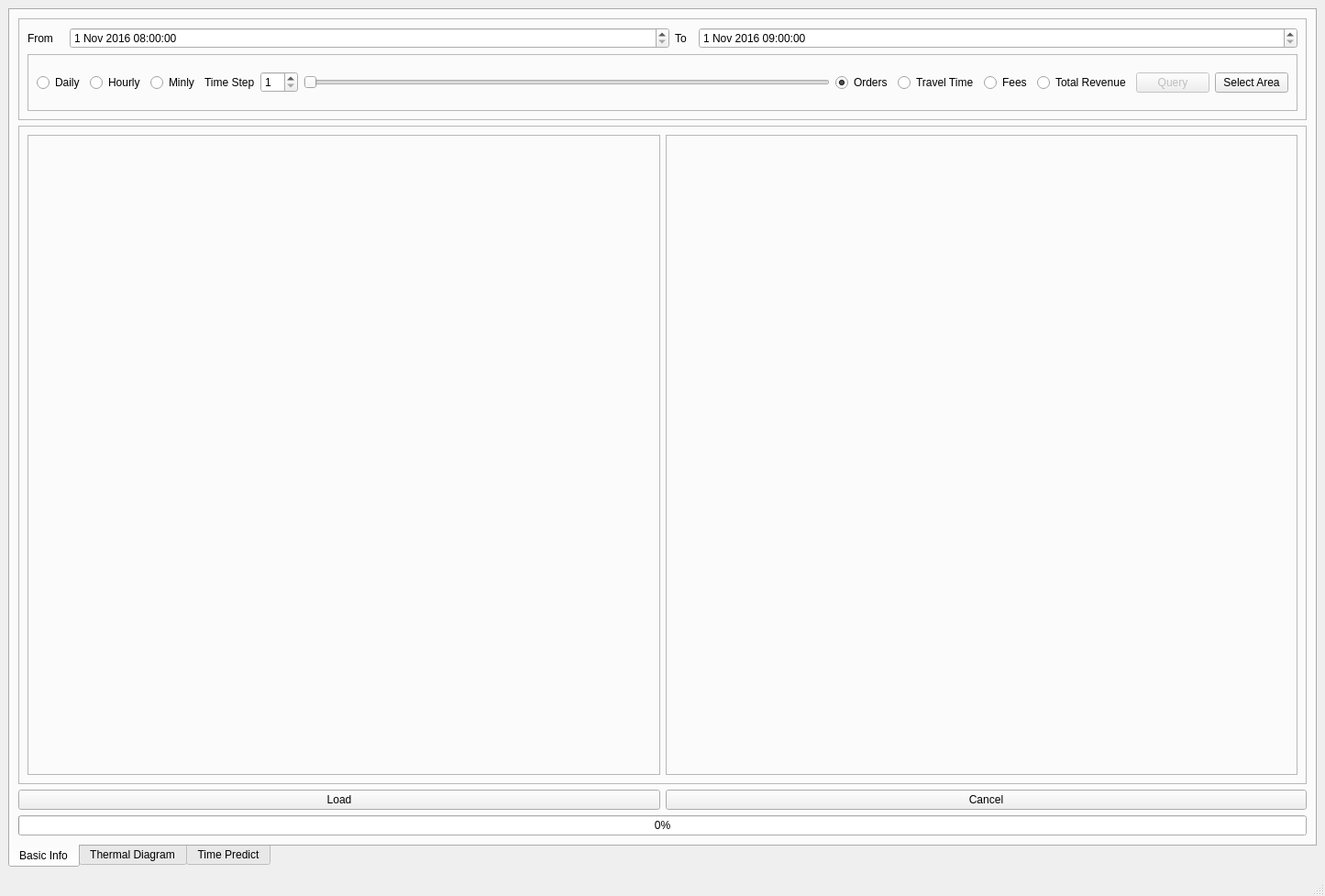
<?xml version="1.0" encoding="UTF-8"?>
<ui version="4.0">
 <class>MainWindow</class>
 <widget class="QMainWindow" name="MainWindow">
  <property name="geometry">
   <rect>
    <x>0</x>
    <y>0</y>
    <width>1445</width>
    <height>977</height>
   </rect>
  </property>
  <property name="windowTitle">
   <string>MainWindow</string>
  </property>
  <widget class="QWidget" name="centralWidget">
   <layout class="QGridLayout" name="gridLayout">
    <item row="0" column="0">
     <widget class="QTabWidget" name="tabWidget">
      <property name="enabled">
       <bool>true</bool>
      </property>
      <property name="focusPolicy">
       <enum>Qt::NoFocus</enum>
      </property>
      <property name="tabPosition">
       <enum>QTabWidget::South</enum>
      </property>
      <property name="currentIndex">
       <number>0</number>
      </property>
      <widget class="QWidget" name="infoTab">
       <property name="enabled">
        <bool>true</bool>
       </property>
       <attribute name="title">
        <string>Basic Info</string>
       </attribute>
       <layout class="QVBoxLayout" name="verticalLayout">
        <item>
         <widget class="QFrame" name="frameQuery">
          <property name="maximumSize">
           <size>
            <width>16777215</width>
            <height>111</height>
           </size>
          </property>
          <property name="frameShape">
           <enum>QFrame::StyledPanel</enum>
          </property>
          <property name="frameShadow">
           <enum>QFrame::Raised</enum>
          </property>
          <layout class="QVBoxLayout" name="verticalLayout_3">
           <item>
            <layout class="QHBoxLayout" name="horizontalLayout_5">
             <item>
              <widget class="QLabel" name="labelFrom">
               <property name="maximumSize">
                <size>
                 <width>40</width>
                 <height>50</height>
                </size>
               </property>
               <property name="text">
                <string>From</string>
               </property>
              </widget>
             </item>
             <item>
              <widget class="QDateTimeEdit" name="startTime">
               <property name="dateTime">
                <datetime>
                 <hour>8</hour>
                 <minute>0</minute>
                 <second>0</second>
                 <year>2016</year>
                 <month>11</month>
                 <day>1</day>
                </datetime>
               </property>
               <property name="time">
                <time>
                 <hour>8</hour>
                 <minute>0</minute>
                 <second>0</second>
                </time>
               </property>
               <property name="maximumDateTime">
                <datetime>
                 <hour>23</hour>
                 <minute>59</minute>
                 <second>59</second>
                 <year>2016</year>
                 <month>11</month>
                 <day>15</day>
                </datetime>
               </property>
               <property name="minimumDateTime">
                <datetime>
                 <hour>0</hour>
                 <minute>0</minute>
                 <second>0</second>
                 <year>2016</year>
                 <month>11</month>
                 <day>1</day>
                </datetime>
               </property>
              </widget>
             </item>
             <item>
              <widget class="QLabel" name="labelTo">
               <property name="maximumSize">
                <size>
                 <width>20</width>
                 <height>16777215</height>
                </size>
               </property>
               <property name="text">
                <string>To</string>
               </property>
              </widget>
             </item>
             <item>
              <widget class="QDateTimeEdit" name="endTime">
               <property name="dateTime">
                <datetime>
                 <hour>9</hour>
                 <minute>0</minute>
                 <second>0</second>
                 <year>2016</year>
                 <month>11</month>
                 <day>1</day>
                </datetime>
               </property>
               <property name="time">
                <time>
                 <hour>9</hour>
                 <minute>0</minute>
                 <second>0</second>
                </time>
               </property>
               <property name="maximumDateTime">
                <datetime>
                 <hour>23</hour>
                 <minute>59</minute>
                 <second>59</second>
                 <year>2016</year>
                 <month>11</month>
                 <day>15</day>
                </datetime>
               </property>
               <property name="minimumDateTime">
                <datetime>
                 <hour>0</hour>
                 <minute>0</minute>
                 <second>0</second>
                 <year>2016</year>
                 <month>11</month>
                 <day>1</day>
                </datetime>
               </property>
              </widget>
             </item>
            </layout>
           </item>
           <item>
            <widget class="QFrame" name="frameTimeStep">
             <property name="frameShape">
              <enum>QFrame::StyledPanel</enum>
             </property>
             <property name="frameShadow">
              <enum>QFrame::Raised</enum>
             </property>
             <layout class="QHBoxLayout" name="horizontalLayout_4">
              <item>
               <layout class="QHBoxLayout" name="stepLayout">
                <item>
                 <widget class="QRadioButton" name="dailyButton">
                  <property name="text">
                   <string>Daily</string>
                  </property>
                 </widget>
                </item>
                <item>
                 <widget class="QRadioButton" name="hourButton">
                  <property name="text">
                   <string>Hourly</string>
                  </property>
                 </widget>
                </item>
                <item>
                 <widget class="QRadioButton" name="minButton">
                  <property name="text">
                   <string>Minly</string>
                  </property>
                  <property name="checked">
                   <bool>true</bool>
                  </property>
                 </widget>
                </item>
                <item>
                 <widget class="QLabel" name="label">
                  <property name="text">
                   <string>Time Step</string>
                  </property>
                 </widget>
                </item>
                <item>
                 <widget class="QSpinBox" name="timeStepBox">
                  <property name="minimum">
                   <number>1</number>
                  </property>
                  <property name="maximum">
                   <number>60</number>
                  </property>
                 </widget>
                </item>
                <item>
                 <widget class="QSlider" name="stepSlider">
                  <property name="minimum">
                   <number>1</number>
                  </property>
                  <property name="maximum">
                   <number>60</number>
                  </property>
                  <property name="orientation">
                   <enum>Qt::Horizontal</enum>
                  </property>
                 </widget>
                </item>
               </layout>
              </item>
              <item>
               <widget class="QRadioButton" name="orderButton">
                <property name="text">
                 <string>Orders</string>
                </property>
                <property name="checked">
                 <bool>true</bool>
                </property>
               </widget>
              </item>
              <item>
               <widget class="QRadioButton" name="timeButton">
                <property name="text">
                 <string>Travel Time</string>
                </property>
               </widget>
              </item>
              <item>
               <widget class="QRadioButton" name="feesButton">
                <property name="text">
                 <string>Fees</string>
                </property>
               </widget>
              </item>
              <item>
               <widget class="QRadioButton" name="revenueButton">
                <property name="text">
                 <string>Total Revenue</string>
                </property>
               </widget>
              </item>
              <item>
               <layout class="QHBoxLayout" name="horizontalLayout_6">
                <item>
                 <widget class="QPushButton" name="queryButton">
                  <property name="enabled">
                   <bool>false</bool>
                  </property>
                  <property name="text">
                   <string>Query</string>
                  </property>
                 </widget>
                </item>
                <item>
                 <widget class="QPushButton" name="selectButton">
                  <property name="text">
                   <string>Select Area</string>
                  </property>
                 </widget>
                </item>
               </layout>
              </item>
             </layout>
            </widget>
           </item>
          </layout>
         </widget>
        </item>
        <item>
         <widget class="QFrame" name="frameFigure">
          <property name="frameShape">
           <enum>QFrame::StyledPanel</enum>
          </property>
          <property name="frameShadow">
           <enum>QFrame::Raised</enum>
          </property>
          <layout class="QHBoxLayout" name="horizontalLayout_2">
           <item>
            <widget class="QFrame" name="frameMap">
             <property name="frameShape">
              <enum>QFrame::StyledPanel</enum>
             </property>
             <property name="frameShadow">
              <enum>QFrame::Raised</enum>
             </property>
             <layout class="QVBoxLayout" name="verticalLayout_2">
              <item>
               <widget class="QLabel" name="MapLabel">
                <property name="text">
                 <string/>
                </property>
                <property name="pixmap">
                 <pixmap resource="Figures.qrc">:/My/figures/Chengdu_Map.png</pixmap>
                </property>
               </widget>
              </item>
             </layout>
            </widget>
           </item>
           <item>
            <widget class="QFrame" name="frameChart">
             <property name="frameShape">
              <enum>QFrame::StyledPanel</enum>
             </property>
             <property name="frameShadow">
              <enum>QFrame::Raised</enum>
             </property>
             <layout class="QHBoxLayout" name="horizontalLayout"/>
            </widget>
           </item>
          </layout>
         </widget>
        </item>
        <item>
         <layout class="QHBoxLayout" name="LoadCancelLayout">
          <item>
           <widget class="QPushButton" name="startButton">
            <property name="text">
             <string>Load</string>
            </property>
           </widget>
          </item>
          <item>
           <widget class="QPushButton" name="cancelButton">
            <property name="text">
             <string>Cancel</string>
            </property>
           </widget>
          </item>
         </layout>
        </item>
        <item>
         <widget class="QProgressBar" name="progressBar">
          <property name="value">
           <number>0</number>
          </property>
         </widget>
        </item>
       </layout>
      </widget>
      <widget class="QWidget" name="thermalTab">
       <property name="enabled">
        <bool>true</bool>
       </property>
       <attribute name="title">
        <string>Thermal Diagram</string>
       </attribute>
       <layout class="QHBoxLayout" name="horizontalLayout_3">
        <item>
         <widget class="QFrame" name="ThermalFrame">
          <property name="frameShape">
           <enum>QFrame::StyledPanel</enum>
          </property>
          <property name="frameShadow">
           <enum>QFrame::Raised</enum>
          </property>
          <layout class="QVBoxLayout" name="verticalLayout_4">
           <item>
            <widget class="QFrame" name="timeFrame">
             <property name="sizePolicy">
              <sizepolicy hsizetype="Preferred" vsizetype="Minimum">
               <horstretch>0</horstretch>
               <verstretch>0</verstretch>
              </sizepolicy>
             </property>
             <property name="maximumSize">
              <size>
               <width>16777215</width>
               <height>60</height>
              </size>
             </property>
             <property name="frameShape">
              <enum>QFrame::StyledPanel</enum>
             </property>
             <property name="frameShadow">
              <enum>QFrame::Raised</enum>
             </property>
             <layout class="QHBoxLayout" name="horizontalLayout_7">
              <item>
               <widget class="QLabel" name="labelStep">
                <property name="maximumSize">
                 <size>
                  <width>80</width>
                  <height>16777215</height>
                 </size>
                </property>
                <property name="text">
                 <string>Time Step</string>
                </property>
               </widget>
              </item>
              <item>
               <widget class="QComboBox" name="stepComboBox">
                <property name="currentText">
                 <string>30min</string>
                </property>
                <property name="currentIndex">
                 <number>3</number>
                </property>
                <item>
                 <property name="text">
                  <string>1min</string>
                 </property>
                </item>
                <item>
                 <property name="text">
                  <string>5min</string>
                 </property>
                </item>
                <item>
                 <property name="text">
                  <string>10min</string>
                 </property>
                </item>
                <item>
                 <property name="text">
                  <string>30min</string>
                 </property>
                </item>
                <item>
                 <property name="text">
                  <string>1h</string>
                 </property>
                </item>
               </widget>
              </item>
              <item>
               <widget class="QLabel" name="label_3">
                <property name="maximumSize">
                 <size>
                  <width>40</width>
                  <height>16777215</height>
                 </size>
                </property>
                <property name="text">
                 <string>Time</string>
                </property>
               </widget>
              </item>
              <item>
               <widget class="QDateTimeEdit" name="startTimeEdit">
                <property name="enabled">
                 <bool>true</bool>
                </property>
                <property name="dateTime">
                 <datetime>
                  <hour>8</hour>
                  <minute>0</minute>
                  <second>0</second>
                  <year>2016</year>
                  <month>11</month>
                  <day>1</day>
                 </datetime>
                </property>
                <property name="maximumDateTime">
                 <datetime>
                  <hour>23</hour>
                  <minute>59</minute>
                  <second>59</second>
                  <year>2016</year>
                  <month>11</month>
                  <day>15</day>
                 </datetime>
                </property>
                <property name="minimumDateTime">
                 <datetime>
                  <hour>0</hour>
                  <minute>0</minute>
                  <second>0</second>
                  <year>2016</year>
                  <month>11</month>
                  <day>1</day>
                 </datetime>
                </property>
                <property name="maximumTime">
                 <time>
                  <hour>23</hour>
                  <minute>59</minute>
                  <second>59</second>
                 </time>
                </property>
               </widget>
              </item>
              <item>
               <widget class="QPushButton" name="pushButton">
                <property name="maximumSize">
                 <size>
                  <width>100</width>
                  <height>16777215</height>
                 </size>
                </property>
                <property name="text">
                 <string>Query</string>
                </property>
               </widget>
              </item>
             </layout>
            </widget>
           </item>
           <item>
            <widget class="QLabel" name="mapLabel">
             <property name="sizePolicy">
              <sizepolicy hsizetype="Preferred" vsizetype="Preferred">
               <horstretch>0</horstretch>
               <verstretch>0</verstretch>
              </sizepolicy>
             </property>
             <property name="text">
              <string/>
             </property>
             <property name="alignment">
              <set>Qt::AlignCenter</set>
             </property>
            </widget>
           </item>
           <item>
            <widget class="QFrame" name="frame">
             <property name="maximumSize">
              <size>
               <width>16777215</width>
               <height>43</height>
              </size>
             </property>
             <property name="frameShape">
              <enum>QFrame::StyledPanel</enum>
             </property>
             <property name="frameShadow">
              <enum>QFrame::Raised</enum>
             </property>
             <layout class="QHBoxLayout" name="horizontalLayout_9">
              <item>
               <widget class="QLabel" name="labelSlider">
                <property name="maximumSize">
                 <size>
                  <width>90</width>
                  <height>16777215</height>
                 </size>
                </property>
                <property name="text">
                 <string>Time Slider</string>
                </property>
               </widget>
              </item>
              <item>
               <widget class="QSlider" name="timeSlider">
                <property name="sizePolicy">
                 <sizepolicy hsizetype="Minimum" vsizetype="Fixed">
                  <horstretch>0</horstretch>
                  <verstretch>0</verstretch>
                 </sizepolicy>
                </property>
                <property name="minimum">
                 <number>1</number>
                </property>
                <property name="maximum">
                 <number>21600</number>
                </property>
                <property name="singleStep">
                 <number>30</number>
                </property>
                <property name="value">
                 <number>481</number>
                </property>
                <property name="orientation">
                 <enum>Qt::Horizontal</enum>
                </property>
               </widget>
              </item>
             </layout>
            </widget>
           </item>
          </layout>
         </widget>
        </item>
       </layout>
      </widget>
      <widget class="QWidget" name="PredictionTab">
       <attribute name="title">
        <string>Time Predict</string>
       </attribute>
       <layout class="QVBoxLayout" name="verticalLayout_5">
        <item>
         <widget class="QFrame" name="frame_2">
          <property name="sizePolicy">
           <sizepolicy hsizetype="Preferred" vsizetype="Maximum">
            <horstretch>0</horstretch>
            <verstretch>0</verstretch>
           </sizepolicy>
          </property>
          <property name="frameShape">
           <enum>QFrame::StyledPanel</enum>
          </property>
          <property name="frameShadow">
           <enum>QFrame::Raised</enum>
          </property>
          <layout class="QGridLayout" name="gridLayout_4">
           <item row="2" column="2">
            <widget class="QLabel" name="labelRouteDeparture">
             <property name="text">
              <string>Leave at</string>
             </property>
             <property name="alignment">
              <set>Qt::AlignRight|Qt::AlignTrailing|Qt::AlignVCenter</set>
             </property>
            </widget>
           </item>
           <item row="0" column="0">
            <widget class="QLabel" name="labelStationFrom">
             <property name="text">
              <string>From</string>
             </property>
             <property name="alignment">
              <set>Qt::AlignRight|Qt::AlignTrailing|Qt::AlignVCenter</set>
             </property>
            </widget>
           </item>
           <item row="2" column="0">
            <widget class="QLabel" name="labelStationTo">
             <property name="text">
              <string>To</string>
             </property>
             <property name="alignment">
              <set>Qt::AlignRight|Qt::AlignTrailing|Qt::AlignVCenter</set>
             </property>
            </widget>
           </item>
           <item row="0" column="2">
            <widget class="QLabel" name="labelSmartWeekday">
             <property name="text">
              <string>Weekday</string>
             </property>
             <property name="alignment">
              <set>Qt::AlignRight|Qt::AlignTrailing|Qt::AlignVCenter</set>
             </property>
            </widget>
           </item>
           <item row="2" column="3">
            <widget class="QTimeEdit" name="timeEditDeparture">
             <property name="dateTime">
              <datetime>
               <hour>8</hour>
               <minute>0</minute>
               <second>0</second>
               <year>2016</year>
               <month>11</month>
               <day>1</day>
              </datetime>
             </property>
             <property name="time">
              <time>
               <hour>8</hour>
               <minute>0</minute>
               <second>0</second>
              </time>
             </property>
            </widget>
           </item>
           <item row="0" column="3">
            <widget class="QComboBox" name="comboBoxWeekday">
             <property name="sizePolicy">
              <sizepolicy hsizetype="Expanding" vsizetype="Fixed">
               <horstretch>0</horstretch>
               <verstretch>0</verstretch>
              </sizepolicy>
             </property>
             <item>
              <property name="text">
               <string>Sunday</string>
              </property>
             </item>
             <item>
              <property name="text">
               <string>Monday</string>
              </property>
             </item>
             <item>
              <property name="text">
               <string>Tuesday</string>
              </property>
             </item>
             <item>
              <property name="text">
               <string>Wednesday</string>
              </property>
             </item>
             <item>
              <property name="text">
               <string>Thursday</string>
              </property>
             </item>
             <item>
              <property name="text">
               <string>Friday</string>
              </property>
             </item>
             <item>
              <property name="text">
               <string>Saturday</string>
              </property>
             </item>
            </widget>
           </item>
           <item row="5" column="1">
            <widget class="QPushButton" name="pushButtonRoutePlanning">
             <property name="enabled">
              <bool>false</bool>
             </property>
             <property name="text">
              <string>Plan Route</string>
             </property>
            </widget>
           </item>
           <item row="0" column="1">
            <widget class="QLineEdit" name="routeFromEdit">
             <property name="inputMask">
              <string/>
             </property>
            </widget>
           </item>
           <item row="2" column="1">
            <widget class="QLineEdit" name="routeToEdit"/>
           </item>
           <item row="5" column="3">
            <widget class="QPushButton" name="estimateTimeButton">
             <property name="enabled">
              <bool>false</bool>
             </property>
             <property name="text">
              <string>Estimate Time</string>
             </property>
            </widget>
           </item>
          </layout>
         </widget>
        </item>
        <item>
         <widget class="QFrame" name="frameRoute">
          <property name="sizePolicy">
           <sizepolicy hsizetype="Preferred" vsizetype="Expanding">
            <horstretch>0</horstretch>
            <verstretch>0</verstretch>
           </sizepolicy>
          </property>
          <property name="frameShape">
           <enum>QFrame::NoFrame</enum>
          </property>
          <property name="frameShadow">
           <enum>QFrame::Plain</enum>
          </property>
          <property name="lineWidth">
           <number>0</number>
          </property>
          <layout class="QGridLayout" name="layoutRoute">
           <property name="leftMargin">
            <number>0</number>
           </property>
           <property name="topMargin">
            <number>0</number>
           </property>
           <property name="rightMargin">
            <number>0</number>
           </property>
           <property name="bottomMargin">
            <number>0</number>
           </property>
           <item row="1" column="3">
            <widget class="QLabel" name="routeMapLabel">
             <property name="text">
              <string/>
             </property>
            </widget>
           </item>
           <item row="1" column="1">
            <widget class="QTableWidget" name="routeTable">
             <property name="enabled">
              <bool>true</bool>
             </property>
             <property name="sizePolicy">
              <sizepolicy hsizetype="Maximum" vsizetype="Expanding">
               <horstretch>0</horstretch>
               <verstretch>0</verstretch>
              </sizepolicy>
             </property>
             <property name="frameShape">
              <enum>QFrame::NoFrame</enum>
             </property>
             <property name="frameShadow">
              <enum>QFrame::Plain</enum>
             </property>
             <property name="lineWidth">
              <number>0</number>
             </property>
             <property name="editTriggers">
              <set>QAbstractItemView::NoEditTriggers</set>
             </property>
             <property name="selectionMode">
              <enum>QAbstractItemView::SingleSelection</enum>
             </property>
             <property name="showGrid">
              <bool>true</bool>
             </property>
             <property name="gridStyle">
              <enum>Qt::SolidLine</enum>
             </property>
             <attribute name="horizontalHeaderVisible">
              <bool>false</bool>
             </attribute>
             <attribute name="horizontalHeaderStretchLastSection">
              <bool>true</bool>
             </attribute>
             <row>
              <property name="text">
               <string>1</string>
              </property>
             </row>
             <column>
              <property name="text">
               <string>Step</string>
              </property>
             </column>
             <item row="0" column="0">
              <property name="text">
               <string>No Route</string>
              </property>
             </item>
            </widget>
           </item>
           <item row="1" column="2">
            <spacer name="horizontalSpacer">
             <property name="orientation">
              <enum>Qt::Horizontal</enum>
             </property>
             <property name="sizeType">
              <enum>QSizePolicy::Fixed</enum>
             </property>
             <property name="sizeHint" stdset="0">
              <size>
               <width>80</width>
               <height>20</height>
              </size>
             </property>
            </spacer>
           </item>
           <item row="0" column="1">
            <widget class="QLabel" name="label_2">
             <property name="text">
              <string>Recommended Route</string>
             </property>
            </widget>
           </item>
           <item row="1" column="0">
            <spacer name="horizontalSpacer_2">
             <property name="orientation">
              <enum>Qt::Horizontal</enum>
             </property>
             <property name="sizeType">
              <enum>QSizePolicy::Fixed</enum>
             </property>
             <property name="sizeHint" stdset="0">
              <size>
               <width>3</width>
               <height>20</height>
              </size>
             </property>
            </spacer>
           </item>
          </layout>
         </widget>
        </item>
       </layout>
      </widget>
     </widget>
    </item>
   </layout>
  </widget>
  <widget class="QMenuBar" name="menubar">
   <property name="geometry">
    <rect>
     <x>0</x>
     <y>0</y>
     <width>1445</width>
     <height>25</height>
    </rect>
   </property>
  </widget>
  <widget class="QStatusBar" name="statusbar"/>
 </widget>
 <resources>
  <include location="Figures.qrc"/>
 </resources>
 <connections/>
</ui>
